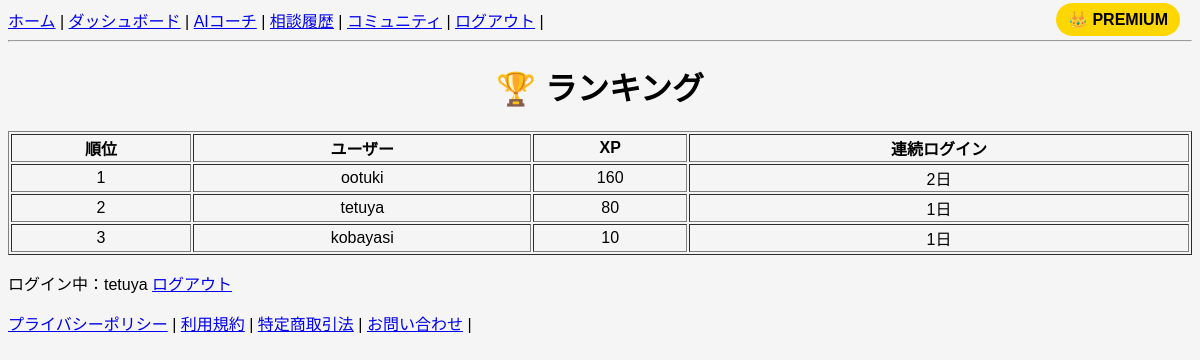
The page /ranking/ (signed in) on the database its author committed.
### snippets/models.py (models this page shows, shortened)
class Profile(models.Model):
    user = models.OneToOneField(User, on_delete=models.CASCADE)
    sidejob_type = models.CharField(max_length=20, blank=True, default="seller")
    is_premium = models.BooleanField(default=False)
    xp = models.IntegerField(default=0)
    level = models.IntegerField(default=1)
    streak = models.IntegerField(default=0)
    last_login_date = models.DateField(null=True, blank=True)
    streak_freeze = models.BooleanField(default=False)
    ai_count = models.IntegerField(default=0)

### snippets/views/ranking_views.py (the view)
# urls.py: path("ranking/", ranking, name="ranking"),
@login_required
def ranking(request):
    users = Profile.objects.all().order_by("-xp", "-is_premium")[:50]
    all_users = Profile.objects.all().order_by("-xp")
    rank = list(all_users).index(request.user.profile) + 1
    return render(request, "snippets/ranking.html", {
        "users": users
    })

### snippets/templates/snippets/ranking.html
{% extends "snippets/base.html" %}
{% block content %}
<h1>🏆 ランキング</h1>
<table border="1" style="width:100%;text-align:center;">
    <tr>
        <th>順位</th>
        <th>ユーザー</th>
        <th>XP</th>
        <th>連続ログイン</th>
    </tr>
    {% for user in users %}
    <tr>
        <td>{{ forloop.counter }}</td>
        <td>{{ user.user.username }}</td>
        <td>{{ user.xp }}</td>
        <td>{{ user.streak }}日</td>
    </tr>
    {% endfor %}
</table>
{% endblock %}

### snippets/templates/snippets/base.html (shortened to what this page needs)
<!DOCTYPE html>
<html>
<head>
</head>
<body>
<nav>
{% if user.is_authenticated %}
<a href="/">ホーム</a> |
<a href="/dashboard/">ダッシュボード</a> |
<a href="/ai-chat/">AIコーチ</a> |
<a href="/ai-chat-history/">相談履歴</a> |
<a href="/community/">コミュニティ</a> |
<a href="/logout/">ログアウト</a> |
{% else %}
<a href="/">ホーム</a> |
<a href="/login/">ログイン</a> |
<a href="/signup/">新規登録</a> |
{% endif %}
</nav>
<hr>
{% block content %}
{% endblock %}
{% if user.is_authenticated %}
<p>
ログイン中：{{ user.username }}
<a href="/accounts/logout/">ログアウト</a>
</p>
{% endif %}
<div style="position:fixed;top:10px;right:20px;z-index:999;">
    {% if request.user.is_authenticated %}
        {% if request.user.profile.is_premium %}
            <span style="
                background:gold;
                color:black;
                padding:8px 12px;
                border-radius:20px;
                font-weight:bold;
            ">
                👑 PREMIUM
            </span>
        {% endif %}
    {% endif %}
</div>
<footer>
<a href="/privacy/">プライバシーポリシー</a> |
<a href="/terms/">利用規約</a> |
<a href="/legal/">特定商取引法</a> |
<a href="/contact/">お問い合わせ</a> |
</footer>
</body>
</html>

### snippets/templates/snippets/base.html (style rules this page uses)
body { font-family: Arial; background:#f5f5f5; }
h1 { text-align:center; }

### rows shown on the page
Profile: user.username "ootuki", xp "160", streak "2"
Profile: user.username "tetuya", xp "80", streak "1"
Profile: user.username "kobayasi", xp "10", streak "1"

### other values the page prints
{{ user.username }} "tetuya"
